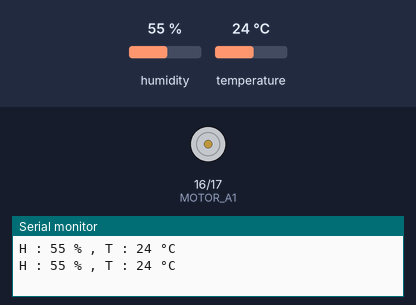
Recording of a sketch running on a simulated ESP32. On the bench: motor-driver pin pairs drawn as motors (green arrow = first pin HIGH = forward, orange = second pin HIGH = backward, longer = more drive), the last lines printed to the serial monitor. The test bench sets the inputs (shaded band); at power-on: humidity 55 %, temperature 24 °C.

Above: at 2.8 s.
2.9 s: humidity set to 69 %
5.6 s: humidity set to 72 %
At 7.1 s:
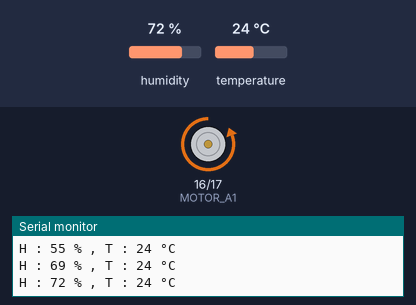
8.3 s: humidity set to 22 %
At 10.7 s:
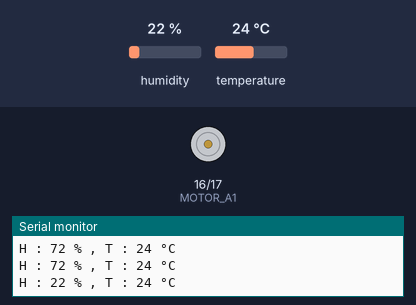
11.6 s: humidity set to 88 %
At 13.1 s:
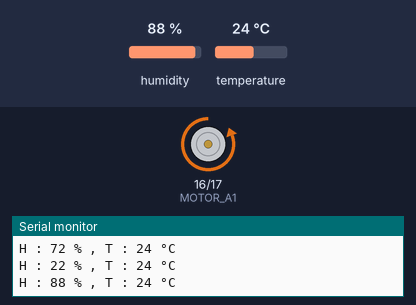
Timing chart, 0 to 14.6 s (numbered marks = the images above; inputs shaded):
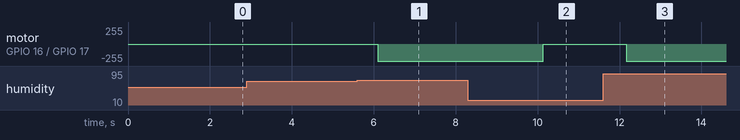

The sketch:

01.smart_farm_temp_humi.ino
```cpp
#include <DHT.h>
#define DHTTYPE DHT11
#define DHTPIN 25
DHT dht(DHTPIN, DHTTYPE);

#define MOTOR_A1 16 //FAN
#define MOTOR_A2 17 //FAN

int h, t;
bool fan_state;

void setup() {
  Serial.begin(9600);

  pinMode(MOTOR_A1, OUTPUT);
  pinMode(MOTOR_A2, OUTPUT);

  dht.begin();
}


void loop() {
  dhtControl();
  fanControl();
  delay(2000); // 2초 딜레이
}


void dhtControl(){
  h = dht.readHumidity();
  t = dht.readTemperature();
  Serial.print("H : ");
  Serial.print(h);
  Serial.print(" % , ");
  Serial.print("T : ");
  Serial.print(t);
  Serial.println(" °C");
  if(h > 70){
    fan_state = true;
  }else{
    fan_state = false;
  }
}

void fanControl(){
  if(fan_state){
    fan_on();
  }else{
    fan_off();
  }
}

void fan_on(){
  digitalWrite(MOTOR_A1, LOW);
  digitalWrite(MOTOR_A2, HIGH);
}

void fan_off(){
  digitalWrite(MOTOR_A1, LOW);
  digitalWrite(MOTOR_A2, LOW);
}
```

Measured:
- the behaviour switches between 70 and 71 % on humidity (found by bisection; images 0 and 1)
- after the input at 5.6 s, motor on GPIO 16 (MOTOR_A1) / GPIO 17 (MOTOR_A2): stopped → backward 255/255 after 0.49 s
- after the input at 8.3 s, motor on GPIO 16 (MOTOR_A1) / GPIO 17 (MOTOR_A2): backward 255/255 → stopped after 1.8 s
- after the input at 11.6 s, motor on GPIO 16 (MOTOR_A1) / GPIO 17 (MOTOR_A2): stopped → backward 255/255 after 0.56 s
